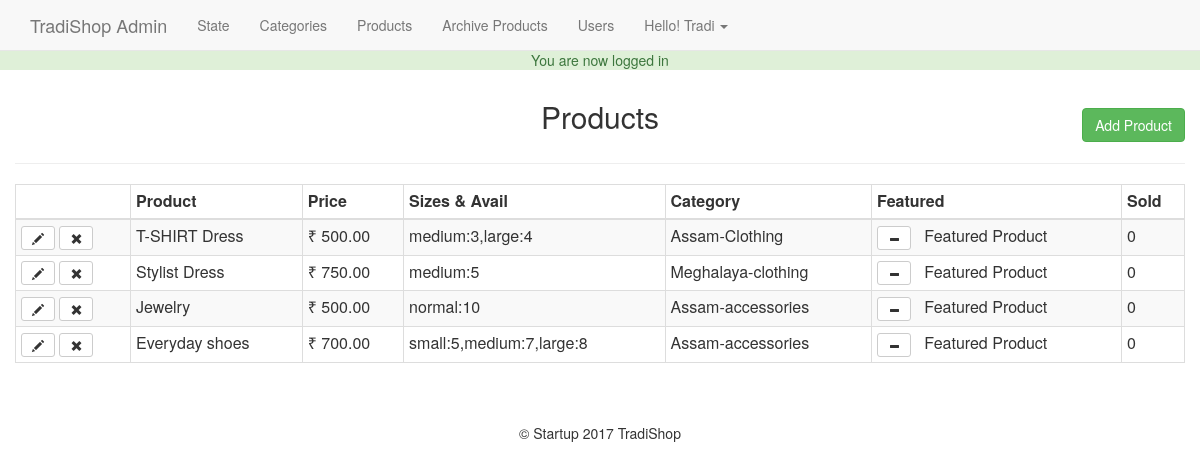
/admin/products.php (signed in), run on the app's committed database.
### tables this page shows
CREATE TABLE `products` (
  `id` int(11) NOT NULL,
  `title` varchar(255) NOT NULL,
  `price` decimal(10,2) NOT NULL,
  `list_price` decimal(10,2) NOT NULL,
  `state` int(11) NOT NULL,
  `categories` varchar(255) NOT NULL,
  `image` varchar(255) NOT NULL,
  `description` text NOT NULL,
  `featured` tinyint(4) NOT NULL DEFAULT 0,
  `sizex` text NOT NULL,
  `deleted` tinyint(4) NOT NULL DEFAULT 0
);

### helpers/helpers.php (called while the page is built, shortened)
<?php
function money($number)
{
  return '₹ '.number_format($number,2);
}

### admin/products.php (the view, shortened to what this page needs)
<?php
  require_once $_SERVER['DOCUMENT_ROOT'].'/proTradi/core/init.php';
  include 'include/head.php';
  include "include/navigation.php";
  $dbpath = '';
  if (isset($_GET['add']) || isset($_GET['edit'])) {
  $stateQuery = $db->query("SELECT * FROM state ORDER BY state");
  $parentQuery = $db->query("SELECT * FROM categories WHERE parent = 0 ORDER BY category");
  $title = ((isset($_POST['title']) && !empty($_POST['title']))?sanitize($_POST['title']):'');
  $state = ((isset($_POST['state']) && !empty($_POST['state']))?sanitize($_POST['state']):'');
  $parent = ((isset($_POST['parent']) && !empty($_POST['parent']))?sanitize($_POST['parent']):'');
  $category = ((isset($_POST['child']) && !empty($_POST['child']))?sanitize($_POST['child']):'');
  $price = ((isset($_POST['price']) && !empty($_POST['price']))?sanitize($_POST['price']):'');
  $list_price = ((isset($_POST['list_price']) && !empty($_POST['list_price']))?sanitize($_POST['list_price']):'');
  $description = ((isset($_POST['description']) && !empty($_POST['description']))?sanitize($_POST['description']):'');
  $sizes = ((isset($_POST['sizes']) && !empty($_POST['sizes']))?sanitize($_POST['sizes']):'');
  $sizes = rtrim($sizes,',');
  $saved_image = '';
    if (isset($_GET['edit'])) {
      $edit_id = (int)$_GET['edit'];
      $productresults = $db->query("SELECT * FROM products WHERE id ='$edit_id'");
      $product = mysqli_fetch_assoc($productresults);
      if (isset($_GET['delete_image'])) {
        $image_url = $_SERVER['DOCUMENT_ROOT'].$product['image'];echo $image_url;
        unlink($image_url);
        $db->query("UPDATE products SET image = '' WHERE id = '$edit_id'");
        header('Location: products.php?edit='.$edit_id);
      }
      $category = ((isset($_POST['child']) && $_POST['child'] != '')?sanitize($_POST['child']):$product['categories']);
      $title = ((isset($_POST['title']) && $_POST['title'] != '')?sanitize($_POST['title']):$product['title']);
      $state = ((isset($_POST['state']) && $_POST['state'] != '')?sanitize($_POST['state']):$product['state']);
      $parentQ = $db->query("SELECT * FROM categories WHERE id = '$category'");
      $parentResult = mysqli_fetch_assoc($parentQ);
      $parent = ((isset($_POST['parent']) && $_POST['parent'] != '')?sanitize($_POST['parent']):$parentResult['parent']);
      $price = ((isset($_POST['price']) && $_POST['price'] != '')?sanitize($_POST['price']):$product['price']);
      $list_price = ((isset($_POST['list_price']))?sanitize($_POST['list_price']):$product['list_price']);
      $description = ((isset($_POST['description']))?sanitize($_POST['description']):$product['description']);
      $sizes = ((isset($_POST['sizes']) && $_POST['sizes'] != '')?sanitize($_POST['sizes']):$product['sizex']);
      $sizes = rtrim($sizes,',');
      $saved_image = (($product['image'] != '')?$product['image']:'');
      $dbpath = $saved_image;
    }
    if(!empty($sizes)){
      $sizeString = sanitize($sizes);
      $sizeString = rtrim($sizeString,',');
      $sizesArray = explode(',',$sizeString);
      $sArray = array();
      $qArray = array();
      foreach ($sizesArray as $ss) {
        $s = explode(':',$ss);
        $sArray[] = $s[0];
        $qArray[] = $s[1];
      }
    }else { $sizesArray = array(); }
  if($_POST){
    $errors = array();
    $required = array('title', 'state', 'price', 'child', 'sizes');
    foreach ($required as $field) {
      if($_POST[$field] == ''){
        $errors[] = 'All fields with * are required to be filled';
        break;
      }
    }
    if($_FILES['photo']['name'] != '')
    {
      $photo = $_FILES['photo'];
      $name = $photo['name'];
      $nameArray = explode('.', $name);
      $fileName = $nameArray[0];
      $fileExt = $nameArray[1];
      $mime = explode('/', $photo['type']);
      $mimeType = $mime[0];
      $mimeExt = $mime[1];
      $tmpLoc = $photo['tmp_name'];
      $fileSize = $photo['size'];
      $allowed = array('png','jpg','jpeg','gif','');
      $uploadName = md5(microtime()).'.'.$fileExt;
      $uploadPath = BASEURL.'image/products/'.$uploadName;
      $dbpath = '/proTradi/image/products/'.$uploadName;
      if ($mimeType != 'image')
      {
        $errors[] ='The file must be an image.';
      }
      if (!in_array($fileExt, $allowed))
      {
        $errors[] = 'The photo must be in jpg, jpeg, png and gif format';
      }
      if ($fileSize > 15000000)
      {
        $errors[] = 'The file size must be under 15MB.';
      }
      if ($fileExt != $mimeExt && ($mimeExt == 'jpeg' && $fileExt != 'jpg'))
      {
        $errors[] = 'File extension does not match the file.';
      }
    }
    if(!empty($errors))
    {
      echo display_errors($errors);
    }
    else
    {
      if(!empty($_FILES))
      {
        move_uploaded_file($tmpLoc,$uploadPath);
      }
      $insertSql = "INSERT INTO products (`title`,`price`,`list_price`,`state`,`categories`,`image`,`description`,`sizex`)
      VALUES ('$title','$price','$list_price','$state','$category','$dbpath','$description','$sizes')";
      if (isset($_GET['edit']))
      {
        $insertSql = "UPDATE products SET title = '$title', price = '$price', list_price = '$list_price',
        state = '$state', categories = '$category', sizex = '$sizes', image = '$dbpath', description = '$description'
        WHERE id = '$edit_id'";
      }
      $db->query($insertSql);
      header('Location: products.php');
    }
  }
?>
<h2 class="text-center"><?=((isset($_GET['edit']))?'Edit ':'Add a New ');?>Product</h2><hr>
  <form action="products.php?<?=((isset($_GET['edit']))?'edit='.$edit_id:'add=1');?>" method="POST" enctype="multipart/form-data">
    <div class="form-group col-md-3">
      <label for="title">Title*:</label>
      <input type="text" name="title" class="form-control" id="title" value="<?=$title;?>">
    </div>
    <div class="form-group col-md-3">
      <label for="state">State*:</label>
      <select class="form-control" id="state" name="state">
        <option value=""<?=(($state == '')?'selected':'');?>></option>
        <?php while($s = mysqli_fetch_assoc($stateQuery)): ?>
          <option value="<?=$s['id'];?>"<?=(($state == $s['id'])?' selected':'');?>><?=$s['state'];?></option>
        <?php endwhile; ?>
      </select>
    </div>
    <div class="form-group col-md-3">
      <label for="parent">Parent Category*:</label>
      <select class="form-control" name="parent" id="parent">
        <option value=""<?=(($parent == '')?' selected':'');?>></option>
        <?php while($p = mysqli_fetch_assoc($parentQuery)):?>
          <option value="<?=$p['id'];?>"<?=(($parent == $p['id'])?' selected':'');?>><?=$p['category'];?></option>
        <?php endwhile; ?>
      </select>
    </div>
    <div class="form-group col-md-3">
      <label for="child">Child Category*:</label>
      <select id="child" class="form-control" name="child">
      </select>
    </div>
    <div class="form-group col-md-3">
      <label for="price">Price*:</label>
      <input type="text" name="price" id="price" class="form-control" value="<?=$price;?>">
    </div>
    <div class="form-group col-md-3">
      <label for="list_price">List Price:</label>
      <input type="text" name="list_price" id="list_price" class="form-control" value="<?=$list_price;?>">
    </div>
    <div class="form-group col-md-3">
      <label>Quantity & Sizes*:</label>
      <button class="btn btn-default form-control" onclick="jQuery('#sizesModal').modal('toggle');return false;">Quantity & Size</button>
    </div>
    <div class="form-group col-md-3">
      <label for="sizes">Sizes & Qty Preview :</label>
      <input type="text" class="form-control" name="sizes" id="sizes" value="<?=$sizes;?>" readonly>
    </div>
    <div class="form-group col-md-6">
      <?php if ($saved_image != ''):?>
        <div class="saved-image"><img src="<?=$saved_image;?>" alt="saved image"></div><br>
        <a href="products.php?delete_image=1&edit=<?=$edit_id;?>" class="text-danger">Delete Image</a>
      <?php else: ?>
        <label for="photo">Product Photo:</label>
        <input type="file" class="form-control" name="photo" id="photo">
      <?php endif; ?>
    </div>
    <div class="form-group col-md-6">
      <label for="description">Description :</label>
      <textarea type="text" class="form-control" name="description" id="description" rows="6"><?=$description;?></textarea>
    </div>
    <div class="form-group pull-right">
      <a href="products.php" class="btn btn-default">Cancel</a>
      <input type="submit" value="<?=((isset($_GET['edit']))?'Edit ':'Add ');?>Product" class="btn btn-success pull-right">
    </div>
    <div class="clearfix"></div>
  </form>
<div class="modal fade" id="sizesModal" tabindex="-1" role="dialog" aria-labelledby="sizesModal" aria-hidden="true">
  <div class="modal-dialog modal-lg">
    <div class="modal-content">
      <div class="modal-header">
        <button type="button" class="close" data-dismiss="modal" aria-label="Close"><span aria-hidden="true">&times;</span></button>
        <h4 class="modal-title" id="sizesModal">Sizes & Quantity</h4>
      </div>
      <div class="modal-body">
        <div class="container-fluid">
          <?php for($i=1;$i<=12;$i++): ?>
            <div class="form-group col-md-4">
              <label for="size<?=$i;?>">Size:</label>
              <input type="text" name="size<?=$i;?>" id="size<?=$i;?>" value="<?=((!empty($sArray[$i-1]))?$sArray[$i-1]:'');?>" class="form-control">
            </div>
            <div class="form-group col-md-2">
              <label for="qty<?=$i;?>">Quantity</label>
              <input type="number" name="qty<?=$i;?>" id="qty<?=$i;?>" value="<?=((!empty($qArray[$i-1]))?$qArray[$i-1]:'');?>" min="0" class="form-control">
            </div>
          <?php endfor; ?>
        </div>
      </div>
      <div class="modal-footer">
        <button type="button" class="btn btn-default" data-dismiss="modal">Close</button>
        <button type="button" class="btn btn-primary" onclick="updateSizes();jQuery('#sizesModal').modal('toggle');return false;">Save changes</button>
      </div>
    </div>
  </div>
</div>
<?php }
  else
  {
    $sql = "SELECT * FROM products WHERE deleted=0";
    $presults = $db->query($sql);
?>
<h2 class="text-center">Products</h2>
<a href="products.php?add=1" class="btn btn-success pull-right" id="add-product-btn">Add Product</a>
<hr>
<table class="table table-bordered table-condensed table-striped">
  <thead><th></th><th>Product</th><th>Price</th><th>Sizes & Avail</th><th>Category</th><th>Featured</th><th>Sold</th></thead>
  <tbody>
    <?php  while($product = mysqli_fetch_assoc($presults)):
        $childID = $product['categories'];
        $catSql = "SELECT * FROM categories WHERE id = '$childID'";
        $result = $db->query($catSql);
        $child = mysqli_fetch_assoc($result);
        $parentID = $child['parent'];
        $pSql = "SELECT * FROM categories WHERE id = '$parentID'";
        $presult = $db->query($pSql);
        $parent = mysqli_fetch_assoc($presult);
        $category = $parent['category'].'-'.$child['category'];
      ?>
      <tr>
        <td>
          <a href="products.php?edit=<?=$product['id'];?>" class="btn btn-sm btn-default"><span class="glyphicon glyphicon-pencil"></span></a>
          <a href="products.php?delete=<?=$product['id'];?>" class="btn btn-sm btn-default"><span class="glyphicon glyphicon-remove"></span></a>
        </td>
        <td><?=$product['title'];?></td>
        <td><?=money($product['price']);?></td>
        <td><?=$product['sizex'];?></td>
        <td><?=$category;?></td>
        <td><a href="products.php?featured=<?=(($product['featured'] == 0)?'1':'0');?>&id=<?=$product['id'];?>" class="btn btn-sm btn-default">
            <span class="glyphicon glyphicon-<?=(($product['featured'] == 1)?'minus':'plus')?>"></span>
            </a>  &nbsp <?=(($product['featured'] == 1)?'Featured Product':'');?></td>
        <td>0</td>
      </tr>
    <?php endwhile; ?>
  </tbody>
</table>
<?php } include 'include/footer.php';?>

### css/main.css (style rules this page uses)
body { padding-top: 50px; }
#add-product-btn { margin-top: -35px; }

### data on the page
products: title "T-SHIRT Dress", price "₹ 500.00", sizex "medium:3,large:4", category "Assam-Clothing", featured 1 (drawn)
products: title "Stylist Dress", price "₹ 750.00", sizex "medium:5", category "Meghalaya-clothing", featured 1 (drawn)
products: title "Jewelry", price "₹ 500.00", sizex "normal:10", category "Assam-accessories", featured 1 (drawn)
products: title "Everyday shoes", price "₹ 700.00", sizex "small:5,medium:7,large:8", category "Assam-accessories", featured 1 (drawn)

### other printed values
$_SESSION['success_flash'] "You are now logged in"
$user_data['first'] "Tradi"
